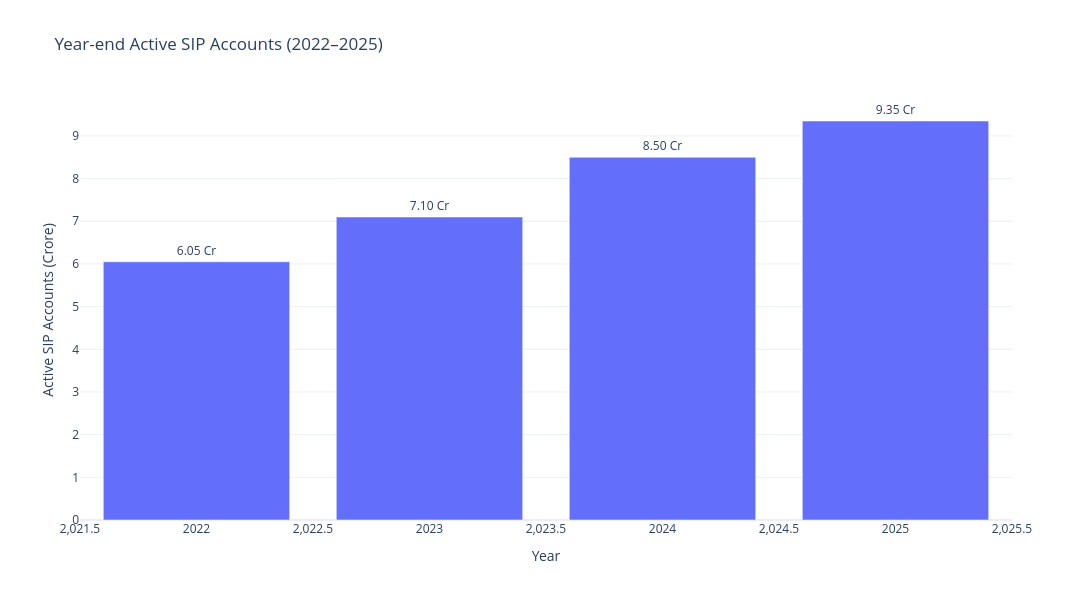

The notebook cell saved with this chart:
### Code cell
fig = px.bar(
    yearly_accounts,
    x='year',
    y='year_end_accounts',
    text='year_end_accounts',
    title='Year-end Active SIP Accounts (2022–2025)',
    labels={
        'year': 'Year',
        'year_end_accounts': 'Active SIP Accounts (Crore)'
    }
)

fig.update_traces(
    texttemplate='%{y:.2f} Cr',
    textposition='outside'
)

fig.update_layout(
    template='plotly_white',
    width=1100,
    height=600
)

fig.show()

### Figure 1 — Plotly figure (JSON) as saved in the notebook; plotly's stock layout.template omitted (floating-point values rounded to 4 significant figures)
{"data": [{"hovertemplate": "Year=%{x}<br>Active SIP Accounts (Crore)=%{text}<extra></extra>", "legendgroup": "", "marker": {"color": "#636efa", "pattern": {"shape": ""}}, "name": "", "orientation": "v", "showlegend": false, "text": [6.05, 7.1, 8.5, 9.35], "textposition": "outside", "texttemplate": "%{y:.2f} Cr", "type": "bar", "x": [2022, 2023, 2024, 2025], "xaxis": "x", "y": [6.05, 7.1, 8.5, 9.35], "yaxis": "y"}], "layout": {"barmode": "relative", "height": 600, "legend": {"tracegroupgap": 0}, "title": {"text": "Year-end Active SIP Accounts (2022–2025)"}, "width": 1100, "xaxis": {"anchor": "y", "domain": [0, 1], "title": {"text": "Year"}}, "yaxis": {"anchor": "x", "domain": [0, 1], "title": {"text": "Active SIP Accounts (Crore)"}}}}
